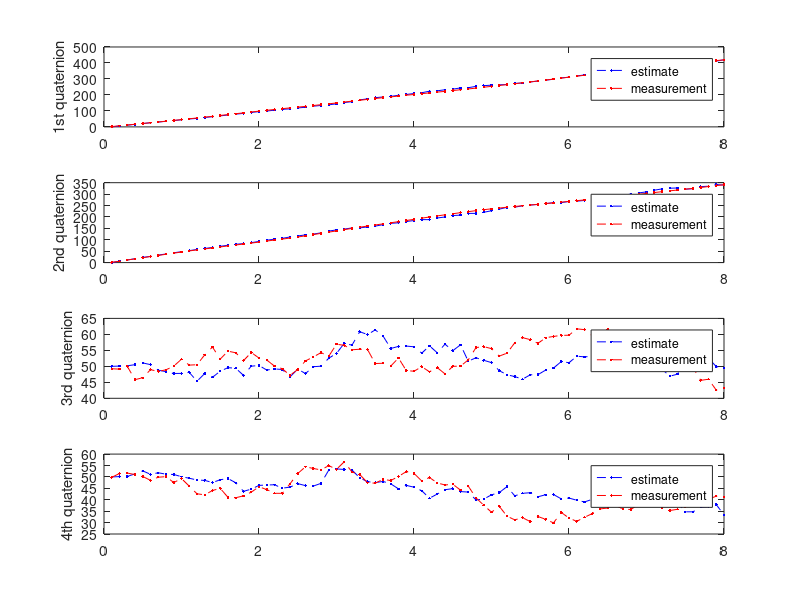

MATLAB code to generate this figure:
clear;clc
N=80;
theeta=randi([0 180],1,N);
phi=randi([0 360],1,N);
shi=randi([0 90],1,N);
P=60;  %roll rate
Q=68;   %pitch rate
R=90;  %yaw rate

theeta_=(theeta(1)/2);
phi_=(phi(1)/2);
shi_=(shi(1)/2);
q0=(cos(phi_)*cos(theeta_)*cos(shi_))+(sin(phi_)*sin(theeta_)*sin(shi_));
q1=(sin(phi_)*cos(theeta_)*cos(shi_))-(cos(phi_)*sin(theeta_)*sin(shi_));
q2=(cos(phi_)*sin(theeta_)*cos(shi_))+(sin(phi_)*cos(theeta_)*sin(shi_));
q3=(cos(phi_)*cos(theeta_)*sin(shi_))-(sin(phi_)*sin(theeta_)*cos(shi_));
q=[q0; q1; q2; q3];   
q_=[(([0 -P -Q -R;P 0 R -Q;Q -R 0 P;R Q -P 0])/2)*q]; %linearised quarternion state

T = 0.1; % Sampling time
% Step 1: Define UT Scaling parameters and weight vectors
L = 4; % Size of state vector
alpha = 1; % Primary scaling parameter
beta = 2; % Secondary scaling parameter (Gaussian assumption)
kappa = 0; % Tertiary scaling parameter
lambda = alpha^2*(L+kappa) - L;
wm = ones(2*L + 1,1)*1/(2*(L+lambda));
wc = wm;
wm(1) = lambda/(lambda+L);
wc(1) = lambda/(lambda+L) + 1 - alpha^2 + beta;
% Step 2: Define noise assumptions
Q = diag([0 0 4 4]);
R = diag([1 1]);
% Step 3: Initialize state and covariance
x = zeros(4, N); % Initialize size of state estimate for all k
x(:,1) = [0; 0; 50; 50]; % Set initial state estimate
P0 = eye(4,4); % Set initial error covariance
% Simulation Only: Calculate true state trajectory for comparison
% Also calculate measurement vector
w = sqrt(Q)*randn(4, N); % Generate random process noise (from assumed Q)
v = sqrt(R)*randn(2, N); % Generate random measurement noise (from assumed R)
xt = zeros(4, N); % Initialize size of true state for all k
xt(:,1) = [0; 0; 50; 50] + sqrt(P0)*randn(4,1); % Set true initial state
yt = zeros(2, N); % Initialize size of output vector for all k
for k = 2:N
xt(:,k) = [1 0 T 0; 0 1 0 T; 0 0 1 0; 0 0 0 1]*xt(:,k-1) + w(:,k-1);
yt(:,k) = [sqrt((xt(1,k)-q_(1))^2 + (xt(2,k)-q_(2))^2); ...
sqrt((xt(1,k)-q_(3))^2 + (xt(2,k)-q_(4))^2)] + v(:,k);
end
P = P0; % Set first value of P to the initial P0
for k = 2:N
% Step 1: Generating the sigma-points
sP = chol(P,'lower'); % Calculate square root of error covariance
% chi_p = "chi previous" = chi(k-1)
chi_p = [x(:,k-1), x(:,k-1)*ones(1,L)+sqrt(L+lambda)*sP,x(:,k-1)*ones(1,L)-sqrt(L+lambda)*sP];
% Step 2: Prediction Transformation
% Propagate each sigma-point through prediction
% chi_m = "chi minus" = chi(k|k-1)
chi_m = [1 0 T 0; 0 1 0 T; 0 0 1 0; 0 0 0 1]*chi_p;
x_m = chi_m*wm; % Calculate mean of predicted state
% Calculate covariance of predicted state
P_m = Q;
for i = 1:2*L+1
P_m = P_m + wc(i)*(chi_m(:,i) - x_m)*(chi_m(:,i) - x_m)';
end
% Step 3: Observation Transformation
% Propagate each sigma-point through observation
psi_m = [sqrt((chi_m(1,:)-q_(1)).^2 + (chi_m(2,:)-q_(2)).^2); ...
sqrt((chi_m(1,:)-q_(3)).^2 + (chi_m(2,:)-q_(4)).^2)];
y_m = psi_m*wm; % Calculate mean of predicted output
% Calculate covariance of predicted output
% and cross-covariance between state and output
Pyy = R;
Pxy = zeros(L,2);
for i = 1:2*L+1
Pyy = Pyy + wc(i)*(psi_m(:,i) - y_m)*(psi_m(:,i) - y_m)';
Pxy = Pxy + wc(i)*(chi_m(:,i) - x_m)*(psi_m(:,i) - y_m)';
end
% Step 4: Measurement Update
K = Pxy/Pyy; % Calculate Kalman gain
x(:,k) = x_m + K*(yt(:,k) - y_m); % Update state estimate
P = P_m - K*Pyy*K'; % Update covariance estimate
end
% Display results
figure(1);
t = T*(1:N);
subplot(4,1,1)
plot(t,x(1,:),'b--.'); hold on
plot(t,xt(1,:),'r--.') ;hold off
legend('estimate','measurement','location','best');
ylabel('1st quaternion');


subplot(4,1,2);
plot(t,x(2,:),'b--.'); hold on
plot(t,xt(2,:),'r--.'); hold off
legend('estimate','measurement','location','best');
ylabel('2nd quaternion');
subplot(4,1,3)
plot(t,x(3,:),'b--.'); hold on
plot(t,xt(3,:),'r--.'); hold off
legend('estimate','measurement','location','best');
ylabel('3rd quaternion');

subplot(4,1,4)
plot(t,x(4,:),'b--.'); hold on
plot(t,xt(4,:),'r--.'); hold off
legend('estimate','measurement','location','best');
ylabel('4th quaternion');

